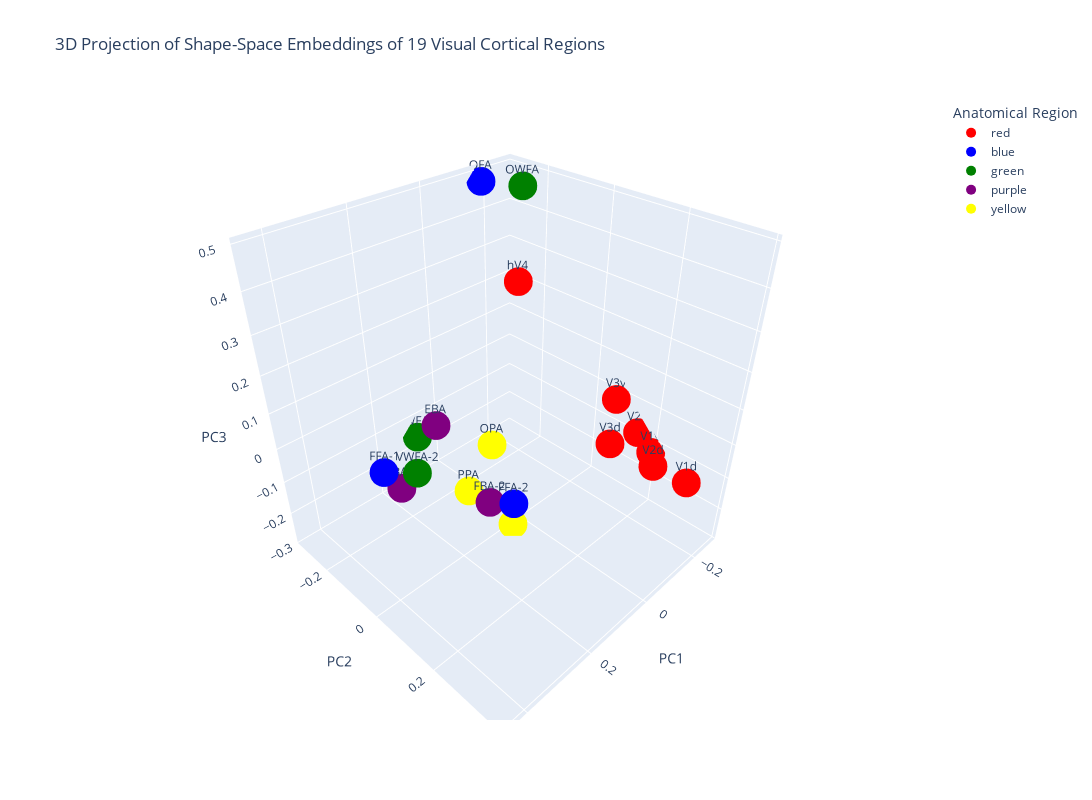

The cell this chart's notebook holds for it:
### Code cell
import plotly.express as px
import pandas as pd

# Assuming pca_mds_data is a numpy array of shape (19, 3)
df_points = pd.DataFrame(pca_mds_data, columns=["PC1", "PC2", "PC3"])
df_points["Functional Region"] = unique_regions.index
df_points["Color"] = colors

# Create an interactive 3D scatter plot
fig = px.scatter_3d(
    df_points,
    x="PC1",
    y="PC2",
    z="PC3",
    color="Color",
    text="Functional Region",
    color_discrete_sequence=df_points[
        "Color"
    ].unique(),  # use the same colors as defined
    labels={"Color": "Anatomical Region"},
    title="3D Projection of Shape-Space Embeddings of 19 Visual Cortical Regions",
)

fig.update_traces(marker=dict(size=10), selector=dict(mode="markers+text"))

# Adjust axis labels
fig.update_layout(
    scene=dict(xaxis_title="PC1", yaxis_title="PC2", zaxis_title="PC3"),
    width=1200,
    height=800,
)

fig.show()

### Figure 1 — Plotly figure (JSON) as saved in the notebook; plotly's stock layout.template omitted (floating-point values rounded to 4 significant figures)
{"data": [{"hovertemplate": "Anatomical Region=red<br>PC1=%{x}<br>PC2=%{y}<br>PC3=%{z}<br>Functional Region=%{text}<extra></extra>", "legendgroup": "red", "marker": {"color": "red", "size": 10, "symbol": "circle"}, "mode": "markers+text", "name": "red", "scene": "scene", "showlegend": true, "text": ["V1v", "V2v", "V3v", "V1d", "V2d", "V3d", "hV4"], "type": "scatter3d", "x": [-0.2663, -0.2695, -0.2592, -0.2512, -0.1523, -0.1762, -0.1439], "y": [0.202, 0.1537, 0.08497, 0.3228, 0.2825, 0.1376, -0.1554], "z": [-0.122, -0.0862, -0.01142, -0.1416, -0.05474, -0.08037, 0.2747]}, {"hovertemplate": "Anatomical Region=blue<br>PC1=%{x}<br>PC2=%{y}<br>PC3=%{z}<br>Functional Region=%{text}<extra></extra>", "legendgroup": "blue", "marker": {"color": "blue", "size": 10, "symbol": "circle"}, "mode": "markers+text", "name": "blue", "scene": "scene", "showlegend": true, "text": ["OFA", "FFA-1", "FFA-2"], "type": "scatter3d", "x": [-0.1691, 0.2767, 0.4217], "y": [-0.3081, -0.1955, 0.3872], "z": [0.4783, -0.1026, 0.2652]}, {"hovertemplate": "Anatomical Region=green<br>PC1=%{x}<br>PC2=%{y}<br>PC3=%{z}<br>Functional Region=%{text}<extra></extra>", "legendgroup": "green", "marker": {"color": "green", "size": 10, "symbol": "circle"}, "mode": "markers+text", "name": "green", "scene": "scene", "showlegend": true, "text": ["OWFA", "VWFA-1", "VWFA-2"], "type": "scatter3d", "x": [-0.1941, 0.08742, 0.2787], "y": [-0.1924, -0.3049, -0.05731], "z": [0.489, -0.1557, -0.02122]}, {"hovertemplate": "Anatomical Region=purple<br>PC1=%{x}<br>PC2=%{y}<br>PC3=%{z}<br>Functional Region=%{text}<extra></extra>", "legendgroup": "purple", "marker": {"color": "purple", "size": 10, "symbol": "circle"}, "mode": "markers+text", "name": "purple", "scene": "scene", "showlegend": true, "text": ["EBA", "FBA-1", "FBA-2"], "type": "scatter3d", "x": [0.0835, 0.1734, 0.446], "y": [-0.2259, -0.2781, 0.3582], "z": [-0.07766, -0.2683, 0.2651]}, {"hovertemplate": "Anatomical Region=yellow<br>PC1=%{x}<br>PC2=%{y}<br>PC3=%{z}<br>Functional Region=%{text}<extra></extra>", "legendgroup": "yellow", "marker": {"color": "yellow", "size": 10, "symbol": "circle"}, "mode": "markers+text", "name": "yellow", "scene": "scene", "showlegend": true, "text": ["OPA", "PPA", "RSC"], "type": "scatter3d", "x": [-0.01769, 0.07946, 0.05259], "y": [-0.1238, -0.1113, 0.02376], "z": [-0.1405, -0.2323, -0.2777]}], "layout": {"height": 800, "legend": {"title": {"text": "Anatomical Region"}, "tracegroupgap": 0}, "scene": {"domain": {"x": [0, 1], "y": [0, 1]}, "xaxis": {"title": {"text": "PC1"}}, "yaxis": {"title": {"text": "PC2"}}, "zaxis": {"title": {"text": "PC3"}}}, "title": {"text": "3D Projection of Shape-Space Embeddings of 19 Visual Cortical Regions"}, "width": 1200}}
